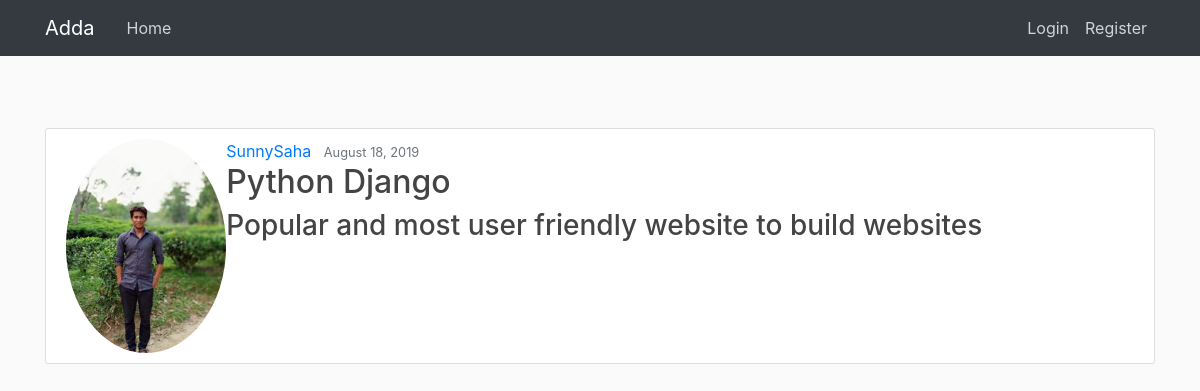
The page /post/22/ on the database its author committed.
### easyshare/models.py (models this page shows, shortened)
class Posts(models.Model):
    title = models.CharField(max_length=250)
    content = models.TextField()
    date_posted = models.DateTimeField(default=timezone.now)
    author = models.ForeignKey(User, on_delete=models.CASCADE)

### users/models.py (models this page shows, shortened)
class Profile(models.Model):
    user = models.OneToOneField(User, on_delete=models.CASCADE)
    image = models.ImageField(default='default.jpg', upload_to='profile_pics')

### easyshare/views.py (the view)
# urls.py: path('post/<int:pk>/', postDetailview.as_view(), name='post_details'),
class postDetailview(DetailView):
    model = Posts

### easyshare/templates/easyshare/posts_detail.html (shortened to what this page needs)
{% extends 'easyshare/base.html'%}
{% block content %}
        <article class="media content-section">
            <img class="rounded-circle img-responsive" width="15%" src="{{ object.author.profile.image.url }}"/>
            <div class="media-body">
                <div class="article-metadata">
                     <a class="mr-2" href="{% url 'user-posts' object.author.username %}">{{ object.author }}</a>
                     <small class="text-muted">{{ object.date_posted|date:"F d, Y" }}</small>
                 </div>
                     <h2>{{ object.title }}</h2>
                    <h3> {{ object.content }}</h3>
            </div>
         </article>
{% endblock content %}

### easyshare/static/easyshare/main.css (style rules this page uses)
body { background: #fafafa; color: #333333; margin-top: 5rem; }
h1, h2, h3, h4, h5, h6 { color: #444444; }
.content-section { background: #ffffff; padding: 10px 20px; border: 1px solid #dddddd; border-radius: 3px; margin-bottom: 20px; }

### rows shown on the page
Posts: author.profile.image (picture), author "SunnySaha", date_posted "August 18, 2019", title "Python Django", content "Popular and most user friendly website to build websites"
